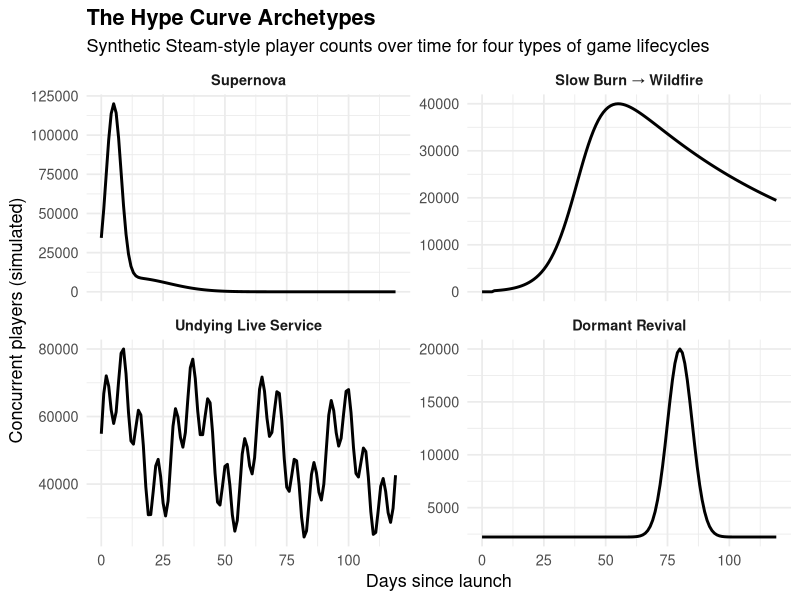
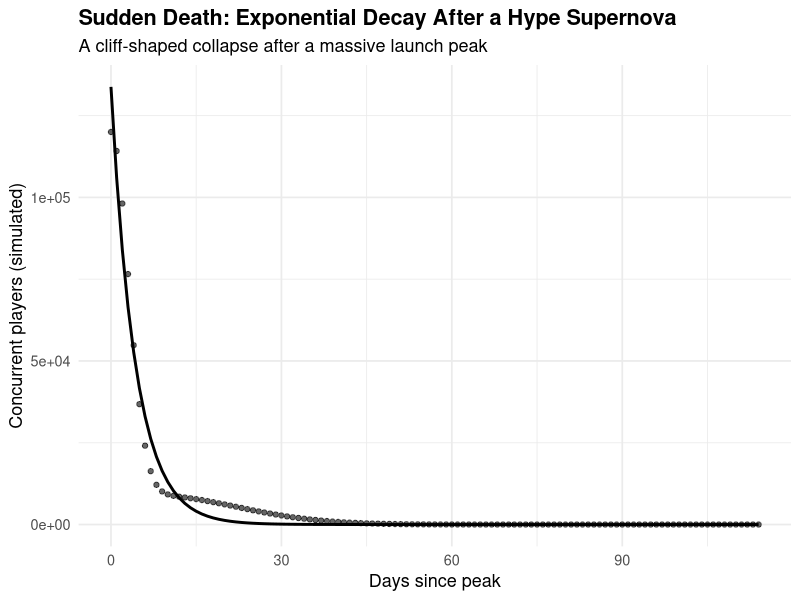
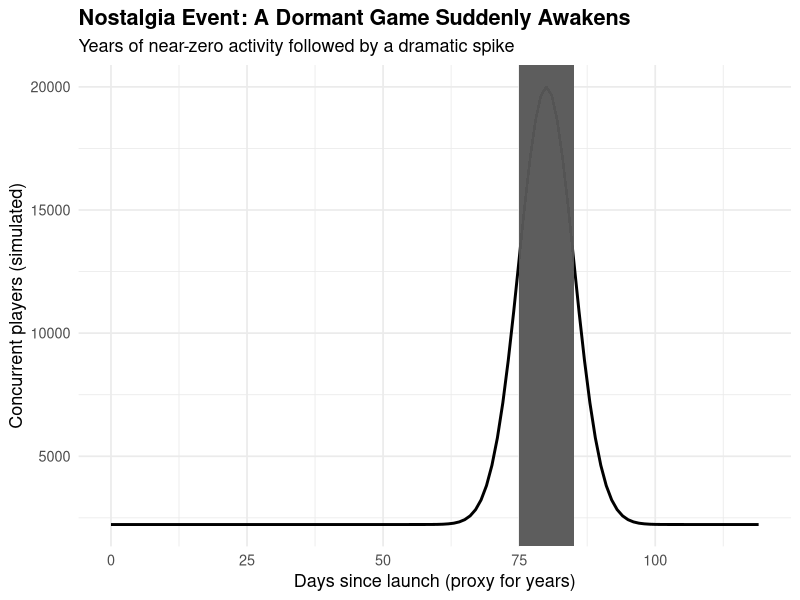
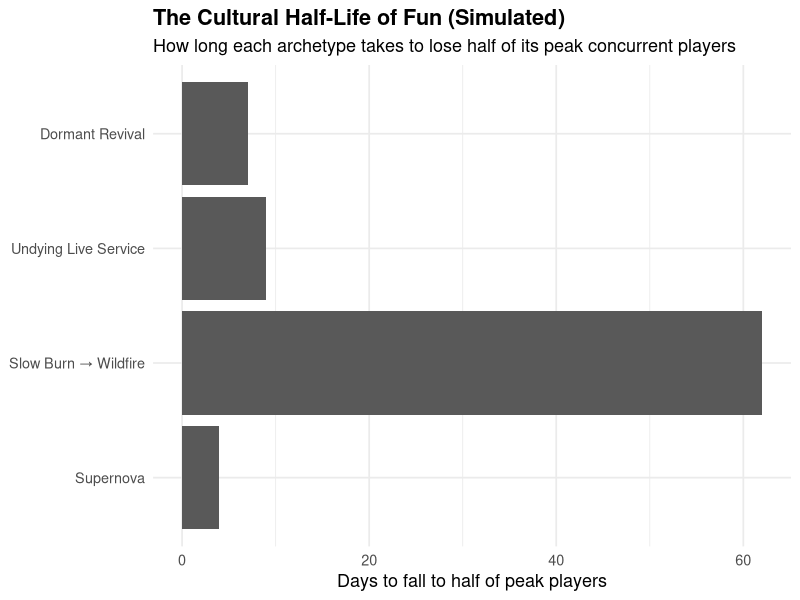

These figures' R source, in order:
## ---- chunk 1
library(tidyverse)

set.seed(42)

n_points <- 120  # "days" since launch for each synthetic curve
time <- seq(0, 119)

# helper functions to generate archetype shapes
supernova_curve <- function(t) {
  peak_day <- 5
  peak <- dnorm(t, mean = peak_day, sd = 3)
  tail <- dnorm(t, mean = peak_day + 7, sd = 15)
  (peak + 0.4 * tail) / max(peak + 0.4 * tail)
}

slowburn_curve <- function(t) {
  growth <- plogis((t - 40) / 6)
  decay <- exp(-(t - 40) / 80)
  curve <- growth * decay
  curve <- ifelse(t < 5, 0, curve)
  curve / max(curve)
}

undying_curve <- function(t) {
  base <- 0.5 + 0.1 * sin(2 * pi * t / 7) + 0.15 * sin(2 * pi * t / 30)
  trend <- 0.3 + 0.3 * exp(-(t - 30) / 300)
  curve <- pmax(base * trend, 0)
  curve / max(curve)
}

dormant_revival_curve <- function(t) {
  base <- rep(0.02, length(t))
  revival <- dnorm(t, mean = 80, sd = 5)
  curve <- base + 2 * revival
  curve / max(curve)
}

archetypes_df <-
  tibble(
    day = rep(time, times = 4),
    archetype = factor(
      rep(c("Supernova", "Slow Burn → Wildfire", "Undying Live Service", "Dormant Revival"),
          each = length(time)),
      levels = c("Supernova", "Slow Burn → Wildfire",
                 "Undying Live Service", "Dormant Revival")
    )
  ) %>%
  mutate(
    relative_players = case_when(
      archetype == "Supernova" ~ supernova_curve(day),
      archetype == "Slow Burn → Wildfire" ~ slowburn_curve(day),
      archetype == "Undying Live Service" ~ undying_curve(day),
      archetype == "Dormant Revival" ~ dormant_revival_curve(day),
      TRUE ~ NA_real_
    ),
    # scale to "concurrent players"
    players = round(relative_players * case_when(
      archetype == "Supernova" ~ 120000,
      archetype == "Slow Burn → Wildfire" ~ 40000,
      archetype == "Undying Live Service" ~ 80000,
      archetype == "Dormant Revival" ~ 20000
    ))
  )

archetypes_df %>% head()
## ---- chunk 2
archetypes_df %>%
ggplot(aes(x = day, y = players)) +
geom_line(linewidth = 1) +
facet_wrap(~ archetype, ncol = 2, scales = "free_y") +
labs(
title = "The Hype Curve Archetypes",
subtitle = "Synthetic Steam-style player counts over time for four types of game lifecycles",
x = "Days since launch",
y = "Concurrent players (simulated)"
) +
theme_minimal(base_size = 13) +
theme(
strip.text = element_text(face = "bold"),
plot.title = element_text(face = "bold")
)
## ---- chunk 3
supernova_df <- archetypes_df %>%
filter(archetype == "Supernova") %>%
filter(day >= 5) %>%  # post-peak
mutate(day_since_peak = day - min(day))

supernova_df %>% head()
## ---- chunk 4
decay_model <- nls(
players ~ N0 * exp(-lambda * day_since_peak),
data = supernova_df %>% filter(players > 0),
start = list(N0 = max(supernova_df$players), lambda = 0.05)
)

coef(decay_model)

## ---- chunk 5
supernova_df_pred <- supernova_df %>%
mutate(
fitted = predict(decay_model, newdata = supernova_df)
)

supernova_df_pred %>%
ggplot(aes(x = day_since_peak)) +
geom_point(aes(y = players), alpha = 0.6) +
geom_line(aes(y = fitted), linewidth = 1) +
labs(
title = "Sudden Death: Exponential Decay After a Hype Supernova",
subtitle = "A cliff-shaped collapse after a massive launch peak",
x = "Days since peak",
y = "Concurrent players (simulated)"
) +
theme_minimal(base_size = 13) +
theme(plot.title = element_text(face = "bold"))
## ---- chunk 6
revival_df <- archetypes_df %>%
filter(archetype == "Dormant Revival") %>%
mutate(
event_flag = if_else(day >= 75 & day <= 85, "Revival window", "Baseline")
)

revival_df %>%
ggplot(aes(x = day, y = players)) +
geom_line(linewidth = 1) +
geom_rect(
inherit.aes = FALSE,
xmin = 75, xmax = 85,
ymin = -Inf, ymax = Inf,
alpha = 0.1
) +
labs(
title = "Nostalgia Event: A Dormant Game Suddenly Awakens",
subtitle = "Years of near-zero activity followed by a dramatic spike",
x = "Days since launch (proxy for years)",
y = "Concurrent players (simulated)"
) +
theme_minimal(base_size = 13) +
theme(plot.title = element_text(face = "bold"))

## ---- chunk 7
# Compute peak info per archetype

half_life_df <- archetypes_df %>%
dplyr::group_by(archetype) %>%
dplyr::summarise(
peak_players = max(players),
peak_day = day[which.max(players)],
.groups = "drop"
) %>%
dplyr::mutate(
half_threshold = peak_players / 2
)

# For each archetype, find the first day after the peak

# where players fall to or below half of the peak

half_life_df <- half_life_df %>%
dplyr::mutate(
half_life_day = purrr::pmap_dbl(
list(archetype, peak_day, half_threshold),
function(arch, pday, hthresh) {
df <- archetypes_df %>%
dplyr::filter(archetype == arch, day >= pday) %>%
dplyr::arrange(day)

    idx <- which(df$players <= hthresh)[1]

    if (is.na(idx)) {
      NA_real_
    } else {
      df$day[idx]
    }
  }
),
half_life_length = half_life_day - peak_day

)

half_life_df

## ---- chunk 8
half_life_df %>%
ggplot(aes(x = archetype, y = half_life_length)) +
geom_col() +
coord_flip() +
labs(
title = "The Cultural Half-Life of Fun (Simulated)",
subtitle = "How long each archetype takes to lose half of its peak concurrent players",
x = NULL,
y = "Days to fall to half of peak players"
) +
theme_minimal(base_size = 13) +
theme(plot.title = element_text(face = "bold"))

